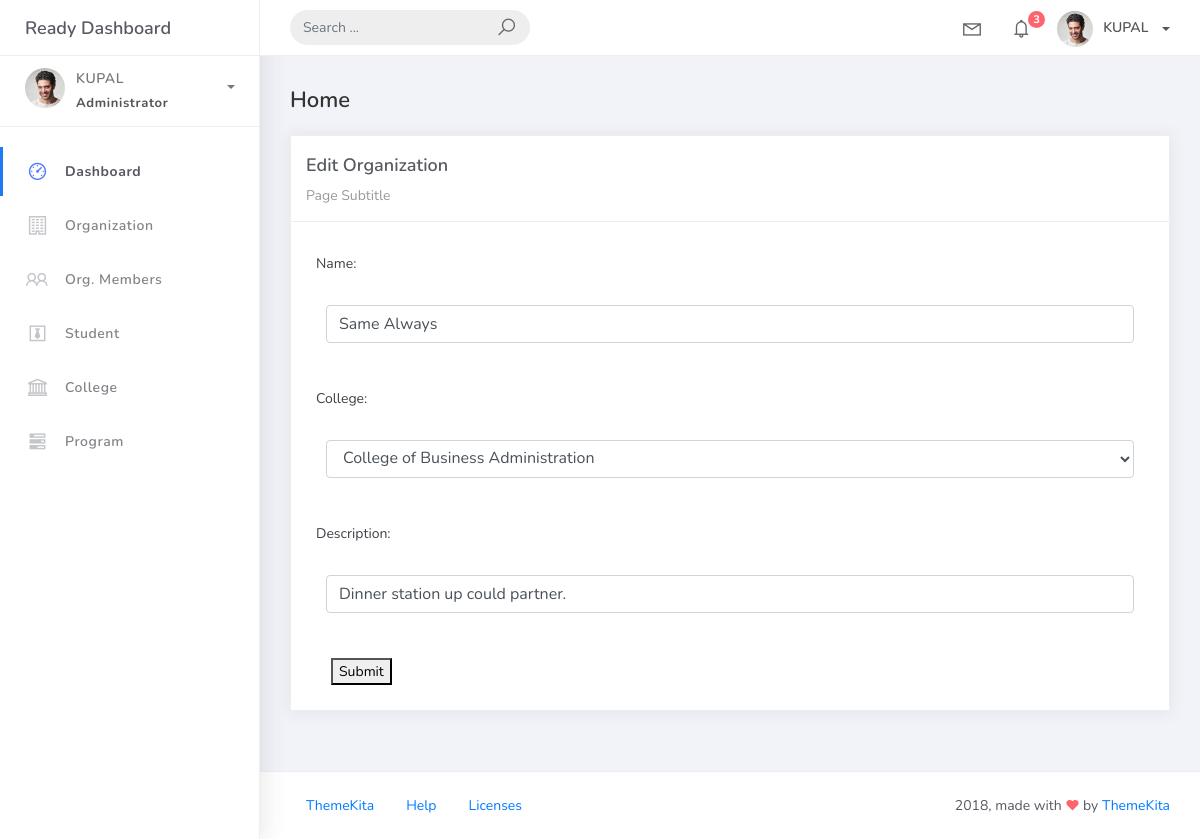
The app's page /organization_list/3 with its own data.
### studentorg/models.py (models this page shows, shortened)
class BaseModel(models.Model):
    created_at = models.DateTimeField(auto_now_add=True, db_index=True)
    updated_at = models.DateTimeField(auto_now=True)
    class Meta:
        abstract = True

class Organization(BaseModel):
    name = models.CharField(max_length=250)
    college = models.ForeignKey(College, null=True, blank=True, on_delete=models.CASCADE)
    description = models.CharField(max_length=500)

### studentorg/views.py (the view)
# urls.py: path('organization_list/<pk>', OrganizationUpdateView.as_view(), name='organization-update'),
class OrganizationUpdateView(UpdateView):
    model = Organization
    form_class = OrganizationForm
    template_name = 'org_edit.html'
    success_url = reverse_lazy('organization-list')

### studentorg/forms.py
class OrganizationForm(ModelForm):
    class Meta:
        model = Organization
        fields = "__all__"

### studentorg/models.py (called while the page is built)
    def __str__(self): #-> str:
        return self.college_name #super().__str__()

### templates/org_edit.html
{% extends 'base.html' %} {% load static %} {% block content %}
<div class="content">
    <div class="container-fluid">
        <h4 class="page-title">Home</h4>
        <div class="row">
            <div class="col-md-12">
                <div class="card">
                    <div class="card-header">
                        <div class="card-title">Edit Organization</div>
                        <div class="card-category">Page Subtitle</div>
                    </div>
                    <div class="col-md-6"></div>
                    <div class="card-body">
                        <form class="" action="" method="post" novalidate>
                            {% csrf_token %} {% include 'includes/form.html' %}
                            <div class="form-group">
                                <div class="col-md-12 col-sm-3">
                                    <button type="submit" class"btn btn-primary btn-rounded">Submit</button>
                                </div>
                            </div>
                        </form>
                    </div>
                </div>
            </div>
        </div>
    </div>
</div>
{% endblock %}

### templates/includes/form.html (shortened to what this page needs)
{% load widget_tweaks %}
{% for field in form %}
<div class="field item form-group">
    <label>{{ field.label_tag }}</label>
    <div class="form-group">
        {% render_field field class="form-control" %}
    </div>
</div>
{% endfor %}

### records on screen
Organization: name "Same Always" "College of Business Administration" "Dinner station up could partner."

### other values on screen
{{ field.label_tag }} "Name:" "College:" "Description:"
